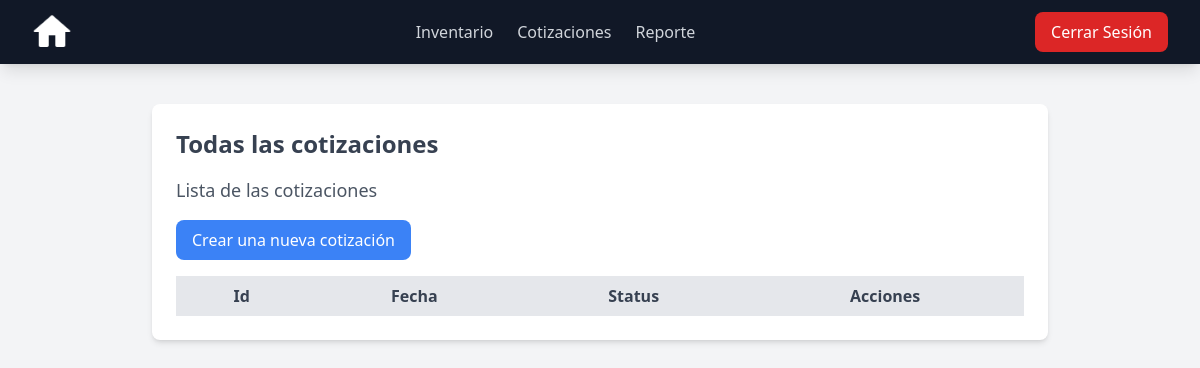
Page /quotes/ (signed in) on the earlier database version.
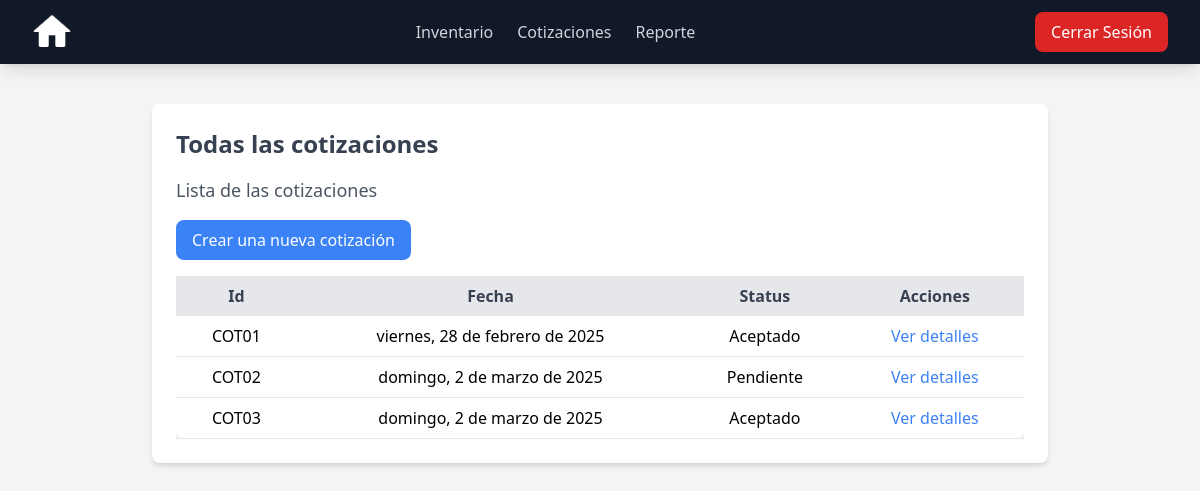
Same page on the later database version.
### cotizaciones/models.py (models this page shows, shortened)
class Cotizaciones(models.Model):
    id = models.CharField(max_length=10, primary_key=True, unique=True, blank=False, null=False)
    fecha = models.CharField(max_length=100, blank=False, null=False)
    fecha_propuesta = models.CharField(max_length=100, blank=False, null=False)
    servicio_envio = models.CharField(max_length=100, blank=False, null=True, default=None)
    costo_envio = models.DecimalField(max_digits=10, decimal_places=2, blank=False, null=True, default=0)
    total = models.DecimalField(max_digits=10, decimal_places=2, default=0.0) # Este total es el total sin IVA por cuestiones programaticas lo decidimos dejar así.
    total_Civa = models.DecimalField(max_digits=10, decimal_places=2, default=0.0)
    status = models.CharField(max_length=20, blank=False, null=False, default='Pendiente')
    anticipo = models.DecimalField(max_digits=10, decimal_places=2, default=0.0)
    restante = models.DecimalField(max_digits=10, decimal_places=2, default=0.0)
    metodo_pago = models.CharField(max_length=20, null=False, default='No')
    iva = models.DecimalField(max_digits=10, decimal_places=2, default=0.0)
    iva_8 = models.BooleanField(default=False)
    iva_16 = models.BooleanField(default=False)

### cotizaciones/views.py (the view)
# urls.py: path('', quotes_view, name='list_quotes'),
def quotes_view(request):
    cotizaciones = Cotizaciones.objects.all()
    context = {'cotizaciones': cotizaciones}
    return render(request, 'quotes/cotizaciones.html', context)

### templates/quotes/cotizaciones.html (shortened to what this page needs)
<!DOCTYPE html>
<html lang="en">
<head>
</head>
<body class="bg-gray-100 p-6">
{% if request.user.is_authenticated %}
    {% include 'nav_bar.html' %}
    <div class="max-w-4xl mx-auto bg-white p-6 rounded-lg shadow-md mt-20">
        <h1 class="text-2xl font-bold text-gray-700 mb-4">Todas las cotizaciones</h1>
        <h2 class="text-lg text-gray-600 mb-4">Lista de las cotizaciones</h2>
        <a href="{% url 'create_quote' %}"
           class="inline-block bg-blue-500 text-white px-4 py-2 rounded-lg hover:bg-blue-600 transition">Crear una nueva
            cotización</a>
        <div class="overflow-x-auto mt-4">
            <table class="w-full border-collapse bg-white shadow-md rounded-lg">
                <thead>
                <tr class="bg-gray-200 text-gray-700">
                    <th class="px-4 py-2">Id</th>
                    <th class="px-4 py-2">Fecha</th>
                    <th class="px-4 py-2">Status</th>
                    <th class="px-4 py-2">Acciones</th>
                </tr>
                </thead>
                <tbody>
                {% for cotizacion in cotizaciones %}
                    <tr class="border-b">
                        <td class="px-4 py-2 text-center">{{ cotizacion.id }}</td>
                        <td class="px-4 py-2 text-center">{{ cotizacion.fecha }}</td>
                        <td class="px-4 py-2 text-center">{{ cotizacion.status }}</td>
                        <td class="px-4 py-2 text-center">
                            <a href="{% url 'details' cotizacion.id %}" class="text-blue-500 hover:underline">Ver
                                detalles</a>
                        </td>
                    </tr>
                {% endfor %}
                </tbody>
            </table>
        </div>
    </div>
{% else %}
    <div class="text-center mt-10">
        <h2 class="text-xl text-gray-700">No está autenticado</h2>
        <a href="{% url 'login' %}" class="text-blue-500 hover:underline">Inicie sesión</a>
    </div>
{% endif %}
</body>
</html>

### templates/nav_bar.html (shortened to what this page needs)
{% load static tailwind_tags %}
<!DOCTYPE html>
<html lang="es">
<head>
    {% tailwind_css %}
</head>
<body>
<nav class="fixed top-0 left-0 w-full bg-gray-900 text-white shadow-lg z-50">
    <div class="max-w-7xl mx-auto px-4 sm:px-6 lg:px-8">
        <div class="flex items-center justify-between h-16">
            <div class="flex items-center">
                <a href="{% url 'login' %}">
                    <img src="{% static 'img/casa.png' %}" alt="Logo" class="h-10 w-auto mr-3">
                </a>
            </div>
            <div class="hidden md:flex space-x-6">
                <a href="{% url 'products' %}" class="text-gray-300 hover:text-white">Inventario</a>
                <a href="{% url 'list_quotes' %}" class="text-gray-300 hover:text-white">Cotizaciones</a>
                <a href="{% url 'report_dashboard' %}" class="text-gray-300 hover:text-white">Reporte</a>
            </div>
            <div class="hidden md:flex items-center">
                <form method="post" action="{% url 'logout' %}">
                    <button type="submit"
                            class="ml-2 px-4 py-2 bg-red-600 text-white rounded-lg hover:bg-red-700 transition-all">
                        Cerrar Sesión
                    </button>
                </form>
            </div>
        </div>
    </div>
</nav>
</body>
</html>

Differences in the rows shown:
added Cotizaciones: id "COT01", fecha "viernes, 28 de febrero de 2025", status "Aceptado"
added Cotizaciones: id "COT02", fecha "domingo, 2 de marzo de 2025", status "Pendiente"
added Cotizaciones: id "COT03", fecha "domingo, 2 de marzo de 2025", status "Aceptado"
